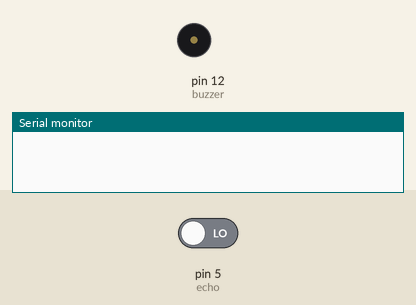
The sketch below on a simulated Arduino Uno, built with avr-gcc and run on an emulated ATmega328P. Shown: buzzer (waves = sounding, pin HIGH), the last lines printed to the serial monitor. Inputs (shaded band) come from the test bench; at power-on: pin 5 (echo) LOW. Pins used as bus, display or sensor lines are not drawn.

Above: at 0.1 s.
At 1.1 s:
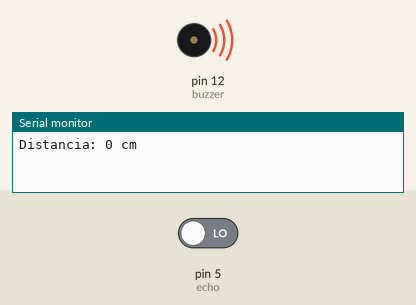
Timing chart, 0 to 2.6 s (numbered marks = the images above):
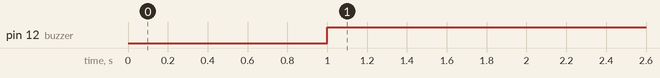

The sketch:

AlarmaSimple.ino
```cpp
long distancia,tiempo;
int trig=2,echo=5,buzzer=12;
void setup(){
  pinMode(buzzer,OUTPUT);
  Serial.begin(9600);
  pinMode(trig, OUTPUT); /*trig.activación del pin 2 como salida: para el pulso ultrasónico*/
  pinMode(echo, INPUT); /*echo.activación del pin 5 como entrada: tiempo del rebote del ultrasonido*/
}
void loop(){
  digitalWrite(trig,LOW); /* Por cuestión de estabilización del sensor*/
  delayMicroseconds(5);
  digitalWrite(trig, HIGH); /* envío del pulso ultrasónico*/
  delayMicroseconds(10);
  tiempo=pulseIn(echo, HIGH);
  distancia= int(0.017*tiempo); /*fórmula para calcular la distancia obteniendo un valor entero*/
  /*Monitorización en centímetros por el monitor serial*/
  Serial.print("Distancia: ");
  Serial.print(distancia);
  Serial.println(" cm");
  if(distancia<50){
    digitalWrite(buzzer,HIGH);/*El buzzer emite sonido*/
    delay(3000);
  }else{
    digitalWrite(buzzer,LOW);/*El buzzer no suena*/
    delay(200);
  }
}
```

Measured:
- by itself, pin 12 (buzzer): LOW → HIGH at 1.0 s
